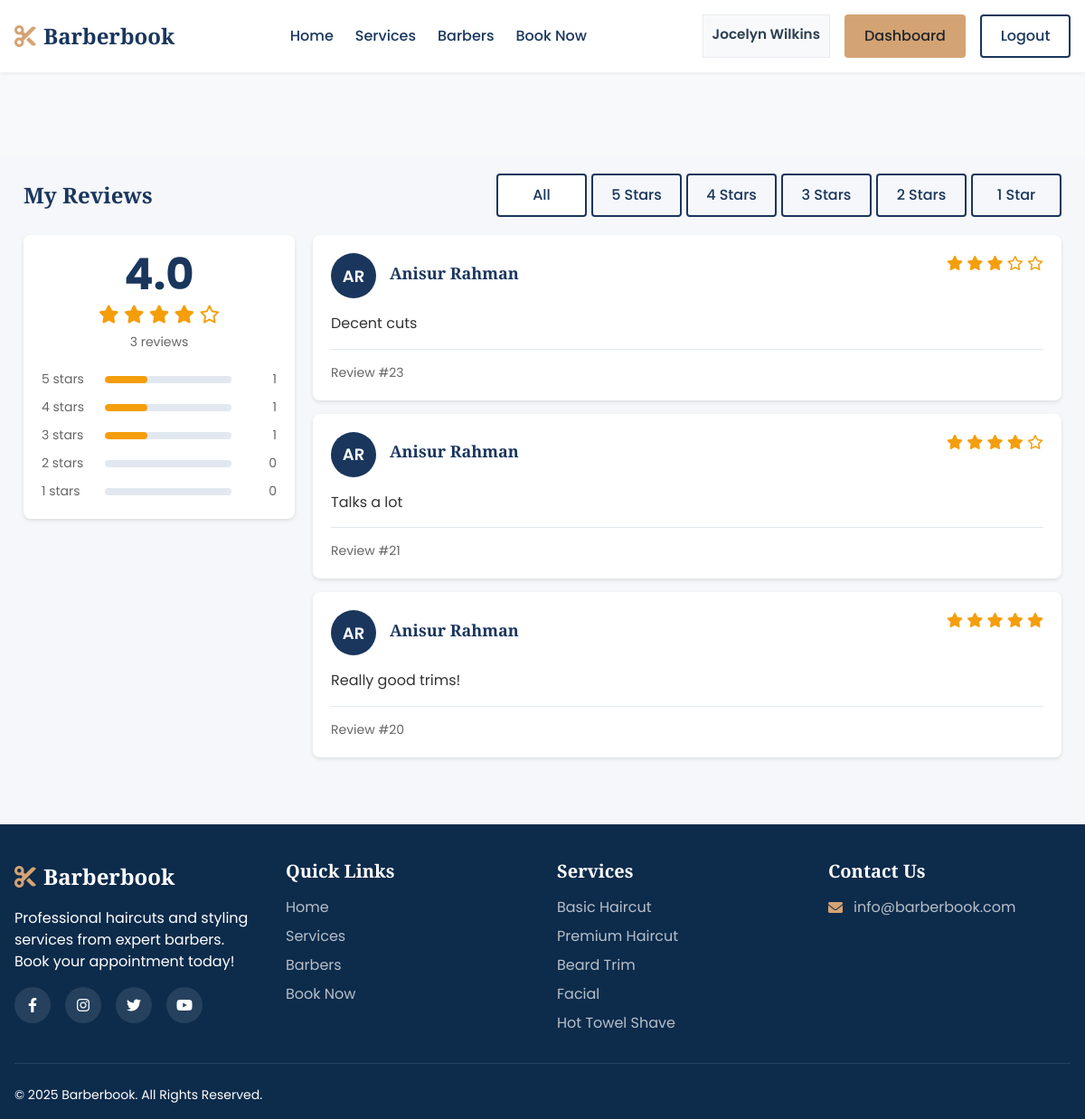
/barber/reviews.php (signed in), run on the app's committed database.
### tables this page shows
CREATE TABLE `barbers` (
  `UserID` int(11) NOT NULL,
  `FirstName` varchar(40) NOT NULL,
  `LastName` varchar(40) NOT NULL,
  `Email` varchar(100) NOT NULL,
  `Phone` varchar(11) NOT NULL,
  `PassHash` varchar(255) NOT NULL,
  `Salary` int(11) NOT NULL,
  `Bio` text DEFAULT NULL,
  `HireDate` date DEFAULT NULL
);

CREATE TABLE `reviews` (
  `ReviewID` int(11) NOT NULL,
  `Rating` int(11) NOT NULL,
  `Comments` text DEFAULT NULL,
  `BarberID` int(11) NOT NULL,
  `CustomerID` int(11) NOT NULL
);

CREATE TABLE `customers` (
  `UserID` int(11) NOT NULL,
  `FirstName` varchar(40) NOT NULL,
  `LastName` varchar(40) NOT NULL,
  `Email` varchar(100) NOT NULL,
  `Phone` varchar(11) NOT NULL,
  `PassHash` varchar(255) NOT NULL,
  `Address` varchar(255) NOT NULL,
  `UsedReferralCode` varchar(10) DEFAULT NULL,
  `UniqueReferral` varchar(10) DEFAULT NULL
);

CREATE TABLE `services` (
  `ServiceID` int(11) NOT NULL,
  `Name` varchar(60) NOT NULL,
  `Description` text DEFAULT NULL,
  `Duration` int(11) NOT NULL,
  `Price` int(11) NOT NULL
);

### includes/functions.php (called while the page is built, shortened)
<?php
function isLoggedIn() {
    return isset($_SESSION['user_id']);
}
function isBarber() {
    return isset($_SESSION['user_type']) && $_SESSION['user_type'] === 'barber';
}

### barber/reviews.php (the view, shortened to what this page needs)
<?php
require_once '../config/database.php';
require_once '../includes/functions.php';
$barber_id = $_SESSION['user_id'];
$rating = isset($_GET['rating']) ? (int)$_GET['rating'] : 0;
$reviewsQuery = "SELECT r.ReviewID, r.Rating, r.Comments,
                c.FirstName as CustomerFirstName, c.LastName as CustomerLastName
                FROM Reviews r
                JOIN Customers c ON r.CustomerID = c.UserID
                WHERE r.BarberID = ? ";
$reviewsQuery .= "ORDER BY r.ReviewID DESC";
$reviewsStmt = $conn->prepare($reviewsQuery);
if ($rating > 0 && $rating <= 5) {
    $reviewsStmt->bind_param("ii", $barber_id, $rating);
} else {
    $reviewsStmt->bind_param("i", $barber_id);
}
$reviewsStmt->execute();
$reviewsResult = $reviewsStmt->get_result();
$statsQuery = "SELECT
                ROUND(AVG(Rating), 1) as avgRating,
                COUNT(*) as totalReviews,
                SUM(CASE WHEN Rating = 5 THEN 1 ELSE 0 END) as '5Star',
                SUM(CASE WHEN Rating = 4 THEN 1 ELSE 0 END) as '4Star',
                SUM(CASE WHEN Rating = 3 THEN 1 ELSE 0 END) as '3Star',
                SUM(CASE WHEN Rating = 2 THEN 1 ELSE 0 END) as '2Star',
                SUM(CASE WHEN Rating = 1 THEN 1 ELSE 0 END) as '1Star'
                FROM Reviews
                WHERE BarberID = ?";
$statsStmt = $conn->prepare($statsQuery);
$statsStmt->bind_param("i", $barber_id);
$statsStmt->execute();
$stats = $statsStmt->get_result()->fetch_assoc();
include '../includes/header.php';
?>
<main>
    <section class="reviews-section">
        <div class="container">
            <div class="section-header">
                <h1>My Reviews</h1>
                <div class="rating-filter">
                    <a href="?rating=0" class="btn <?php echo $rating === 0 ? 'btn-primary' : 'btn-outline'; ?>">All</a>
                    <a href="?rating=5" class="btn <?php echo $rating === 5 ? 'btn-primary' : 'btn-outline'; ?>">5 Stars</a>
                    <a href="?rating=4" class="btn <?php echo $rating === 4 ? 'btn-primary' : 'btn-outline'; ?>">4 Stars</a>
                    <a href="?rating=3" class="btn <?php echo $rating === 3 ? 'btn-primary' : 'btn-outline'; ?>">3 Stars</a>
                    <a href="?rating=2" class="btn <?php echo $rating === 2 ? 'btn-primary' : 'btn-outline'; ?>">2 Stars</a>
                    <a href="?rating=1" class="btn <?php echo $rating === 1 ? 'btn-primary' : 'btn-outline'; ?>">1 Star</a>
                </div>
            </div>
            <div class="reviews-container">
                <div class="reviews-stats">
                    <div class="overall-rating">
                        <div class="rating-number"><?php echo $stats['avgRating'] ?: 'N/A'; ?></div>
                        <div class="rating-stars">
                            <?php for ($i = 1; $i <= 5; $i++): ?>
                                <?php if ($i <= round($stats['avgRating'])): ?>
                                    <i class="fas fa-star"></i>
                                <?php else: ?>
                                    <i class="far fa-star"></i>
                                <?php endif; ?>
                            <?php endfor; ?>
                        </div>
                        <div class="total-reviews"><?php echo $stats['totalReviews']; ?> reviews</div>
                    </div>
                    <div class="rating-bars">
                        <?php for ($i = 5; $i >= 1; $i--): ?>
                            <div class="rating-bar">
                                <div class="rating-label"><?php echo $i; ?> stars</div>
                                <div class="bar-container">
                                    <div class="bar" style="width: <?php echo $stats['totalReviews'] ? ($stats[$i . 'Star'] / $stats['totalReviews'] * 100) : 0; ?>%"></div>
                                </div>
                                <div class="rating-count"><?php echo $stats[$i . 'Star']; ?></div>
                            </div>
                        <?php endfor; ?>
                    </div>
                </div>
                <div class="reviews-list">
                    <?php if ($reviewsResult->num_rows > 0): ?>
                        <?php while ($review = $reviewsResult->fetch_assoc()): ?>
                            <div class="review-card">
                                <div class="review-header">
                                    <div class="customer-info">
                                        <div class="customer-avatar">
                                            <?php
                                            $initials = strtoupper(substr($review['CustomerFirstName'], 0, 1) . substr($review['CustomerLastName'], 0, 1));
                                            echo $initials;
                                            ?>
                                        </div>
                                        <div class="customer-details">
                                            <h4><?php echo htmlspecialchars($review['CustomerFirstName'] . ' ' . $review['CustomerLastName']); ?> </h4>
                                        </div>
                                    </div>
                                    <div class="review-rating">
                                        <?php for ($i = 1; $i <= 5; $i++): ?>
                                            <?php if ($i <= $review['Rating']): ?>
                                                <i class="fas fa-star"></i>
                                            <?php else: ?>
                                                <i class="far fa-star"></i>
                                            <?php endif; ?>
                                        <?php endfor; ?>
                                    </div>
                                </div>
                                <div class="review-body">
                                    <p><?php echo htmlspecialchars($review['Comments']); ?></p>
                                </div>
                                <div class="review-footer">
                                    <span class="review-date">Review #<?php echo $review['ReviewID']; ?></span>
                                </div>
                            </div>
                        <?php endwhile; ?>
                    <?php endif; ?>
                </div>
            </div>
        </div>
    </section>
</main>
<?php include '../includes/footer.php'; ?>

### includes/header.php (shortened to what this page needs)
<?php
$base_path = '';
if (strpos($_SERVER['PHP_SELF'], '/barber/') !== false || strpos($_SERVER['PHP_SELF'], '/customer/') !== false) {
    $base_path = '../';
}
?>
<!DOCTYPE html>
<html lang="en">
<head>
    <link rel="stylesheet" href="https://cdnjs.cloudflare.com/ajax/libs/font-awesome/6.0.0-beta3/css/all.min.css">
    <link rel="stylesheet" href="<?php echo $base_path; ?>assets/css/styles.css?v=<?php echo time(); ?>">
</head>
<body>
    <header class="header">
        <div class="container">
            <div class="header-inner">
                <div class="logo">
                    <a href="<?php echo $base_path; ?>index.php">
                        <i class="fas fa-cut"></i>
                        <span>Barberbook</span>
                    </a>
                </div>
                <nav class="navigation">
                    <ul class="nav-links">
                        <li><a href="<?php echo $base_path; ?>index.php" class="<?php echo (basename($_SERVER['PHP_SELF']) == 'index.php') ? 'active' : ''; ?>">Home</a></li>
                        <li><a href="<?php echo $base_path; ?>services.php" class="<?php echo (basename($_SERVER['PHP_SELF']) == 'services.php') ? 'active' : ''; ?>">Services</a></li>
                        <li><a href="<?php echo $base_path; ?>barbers.php" class="<?php echo (basename($_SERVER['PHP_SELF']) == 'barbers.php') ? 'active' : ''; ?>">Barbers</a></li>
                        <li><a href="<?php echo $base_path; ?>booking.php" class="<?php echo (basename($_SERVER['PHP_SELF']) == 'booking.php') ? 'active' : ''; ?>">Book Now</a></li>
                    </ul>
                </nav>
                <div class="auth-buttons">
                    <?php if (isLoggedIn()): ?>
                        <?php
                        $user_id = $_SESSION['user_id'];
                        $user_type = isBarber() ? 'Barbers' : 'Customers';
                        $name_query = "SELECT FirstName, LastName FROM $user_type WHERE UserID = ?";
                        $stmt = $conn->prepare($name_query);
                        $stmt->bind_param("i", $user_id);
                        $stmt->execute();
                        $result = $stmt->get_result();
                        $user = $result->fetch_assoc();
                        $user_name = $user ? htmlspecialchars($user['FirstName'] . ' ' . $user['LastName']) : '';
                        ?>
                        <span class="user-name"><?php echo $user_name; ?></span>
                        <?php if (isBarber()): ?>
                            <a href="<?php echo $base_path; ?>barber/dashboard.php" class="btn btn-secondary">Dashboard</a>
                        <?php else: ?>
                            <a href="<?php echo $base_path; ?>customer/dashboard.php" class="btn btn-secondary">Dashboard</a>
                        <?php endif; ?>
                        <a href="<?php echo $base_path; ?>logout.php" class="btn btn-outline">Logout</a>
                    <?php else: ?>
                        <a href="<?php echo $base_path; ?>login.php" class="btn btn-outline">Login</a>
                        <a href="<?php echo $base_path; ?>register.php" class="btn btn-primary">Register</a>
                    <?php endif; ?>
                </div>
            </div>
        </div>
    </header>
    <div class="flash-message-container">
    </div>

### includes/footer.php (shortened to what this page needs)
<?php
$base_path = '';
if (strpos($_SERVER['PHP_SELF'], '/barber/') !== false || strpos($_SERVER['PHP_SELF'], '/customer/') !== false) {
    $base_path = '../';
}
?>
<footer class="footer">
    <div class="container">
        <div class="footer-top">
            <div class="footer-info">
                <div class="footer-logo">
                    <i class="fas fa-cut"></i>
                    <span>Barberbook</span>
                </div>
                <p>Professional haircuts and styling services from expert barbers. Book your appointment today!</p>
                <div class="social-links">
                    <a href="#" class="social-link"><i class="fab fa-facebook-f"></i></a>
                    <a href="#" class="social-link"><i class="fab fa-instagram"></i></a>
                    <a href="#" class="social-link"><i class="fab fa-twitter"></i></a>
                    <a href="#" class="social-link"><i class="fab fa-youtube"></i></a>
                </div>
            </div>
            <div class="footer-links">
                <h3>Quick Links</h3>
                <ul>
                    <li><a href="<?php echo $base_path; ?>index.php">Home</a></li>
                    <li><a href="<?php echo $base_path; ?>services.php">Services</a></li>
                    <li><a href="<?php echo $base_path; ?>barbers.php">Barbers</a></li>
                    <li><a href="<?php echo $base_path; ?>booking.php">Book Now</a></li>
                </ul>
            </div>
            <div class="footer-links">
                <h3>Services</h3>
                <ul>
                    <?php
                    $sql = "SELECT ServiceID, Name FROM Services LIMIT 5";
                    $result = $conn->query($sql);
                    if ($result->num_rows > 0) {
                        while ($row = $result->fetch_assoc()) {
                            echo '<li><a href="' . $base_path . 'services.php?id=' . $row['ServiceID'] . '">' . htmlspecialchars($row['Name']) . '</a></li>';
                        }
                    }
                    ?>
                </ul>
            </div>
            <div class="footer-contact">
                <h3>Contact Us</h3>
                <p><i class="fas fa-envelope"></i> info@barberbook.com</p>
            </div>
        </div>
        <div class="footer-bottom">
            <p>&copy; <?php echo date('Y'); ?> Barberbook. All Rights Reserved.</p>
        </div>
    </div>
</footer>
</body>
</html>

### includes/header.php (style rules this page uses)
.user-name { color: #2c3e50; font-weight: 600; margin-right: 10px auto; font-size: 0.95em; padding: 10px; background: #f8f9fa; border: 1px solid #e9ecef; }

### barber/reviews.php (style rules this page uses)
.reviews-section { padding: 2rem 0; margin-top: 60px; min-height: calc(100vh - 60px); background-color: #f5f7fa; }
.section-header { display: flex; justify-content: space-between; align-items: center; margin-bottom: 2rem; padding: 0 1rem; }
.section-header h1 { margin: 0; font-size: 2.4rem; }
.rating-filter { display: flex; gap: 0.5rem; }
.reviews-container { max-width: 1200px; margin: 0 auto; padding: 0 1rem; display: grid; grid-template-columns: 300px 1fr; gap: 2rem; }
.reviews-stats { background-color: white; border-radius: 8px; box-shadow: 0 2px 4px rgba(0,0,0,0.1); padding: 2rem; height: fit-content; }
.overall-rating { text-align: center; margin-bottom: 2rem; }
.rating-number { font-size: 4.8rem; font-weight: 700; color: #1a365d; line-height: 1; margin-bottom: 0.5rem; }
.rating-stars { color: #f59e0b; font-size: 2rem; margin-bottom: 0.5rem; }
.total-reviews { color: #666; font-size: 1.4rem; }
.rating-bars { display: flex; flex-direction: column; gap: 1rem; }
.rating-bar { display: flex; align-items: center; gap: 1rem; }
.rating-label { width: 60px; font-size: 1.4rem; color: #666; }
.bar-container { flex: 1; height: 8px; background-color: #e2e8f0; border-radius: 4px; overflow: hidden; }
.bar { height: 100%; background-color: #f59e0b; border-radius: 4px; }
.rating-count { width: 40px; text-align: right; font-size: 1.4rem; color: #666; }
.reviews-list { display: flex; flex-direction: column; gap: 1.5rem; }
.review-card { background-color: white; border-radius: 8px; box-shadow: 0 2px 4px rgba(0,0,0,0.1); padding: 2rem; }
.review-header { display: flex; justify-content: space-between; align-items: flex-start; margin-bottom: 1.5rem; }
.customer-info { display: flex; align-items: center; gap: 1.5rem; }
.customer-avatar { width: 50px; height: 50px; border-radius: 50%; background-color: #1a365d; color: white; display: flex; align-items: center; justify-content: center; font-weight: 600; font-size: 1.8rem; }
.customer-details h4 { margin: 0 0 0.5rem; font-size: 1.8rem; }
.review-rating { color: #f59e0b; font-size: 1.6rem; }
.review-body { margin-bottom: 1.5rem; }
.review-body p { margin: 0; color: #333; line-height: 1.6; font-size: 1.6rem; }
.review-footer { display: flex; justify-content: space-between; align-items: center; padding-top: 1.5rem; border-top: 1px solid #e2e8f0; }
.review-date { color: #666; font-size: 1.4rem; }

### data on the page
barbers: user_name "Jocelyn Wilkins"
reviews: CustomerID.LastName "AR", CustomerID.LastName "Anisur Rahman", Rating 3 (drawn), Comments "Decent cuts", ReviewID "23"
reviews: CustomerID.LastName "AR", CustomerID.LastName "Anisur Rahman", Rating 4 (drawn), Comments "Talks a lot", ReviewID "21"
reviews: CustomerID.LastName "AR", CustomerID.LastName "Anisur Rahman", Rating 5 (drawn), Comments "Really good trims!", ReviewID "20"
services: Name "Basic Haircut"
services: Name "Premium Haircut"
services: Name "Beard Trim"
services: Name "Facial"
services: Name "Hot Towel Shave"

### other printed values
$stats['avgRating'] ?: 'N/A' "4.0"
$stats['totalReviews'] "3"
$stats[$i . 'Star'] "1"
$stats[$i . 'Star'] "0"
